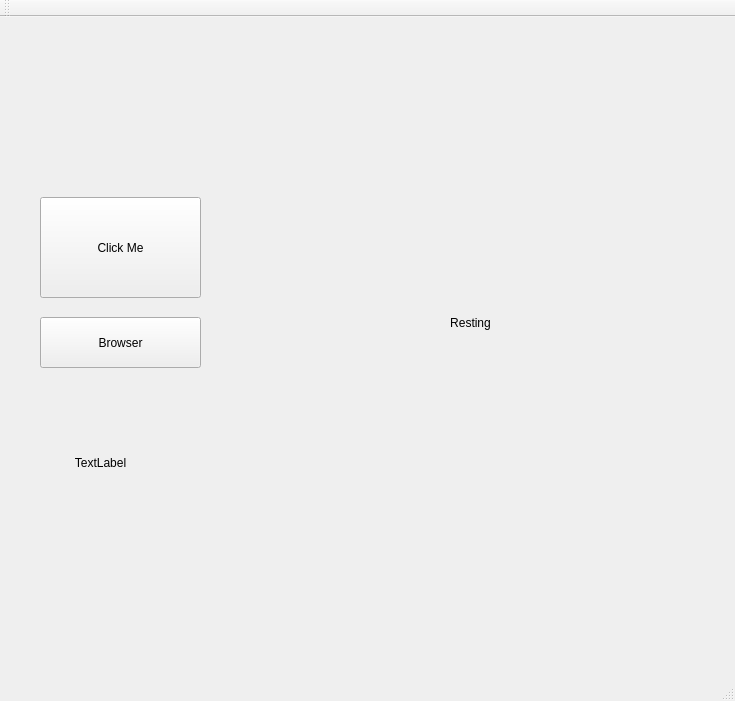
<?xml version="1.0" encoding="UTF-8"?>
<ui version="4.0">
 <class>QtDataGeneratorClass</class>
 <widget class="QMainWindow" name="QtDataGeneratorClass">
  <property name="geometry">
   <rect>
    <x>0</x>
    <y>0</y>
    <width>735</width>
    <height>701</height>
   </rect>
  </property>
  <property name="windowTitle">
   <string>QtDataGenerator</string>
  </property>
  <widget class="QWidget" name="centralWidget">
   <widget class="QPushButton" name="btn_1">
    <property name="geometry">
     <rect>
      <x>40</x>
      <y>180</y>
      <width>161</width>
      <height>101</height>
     </rect>
    </property>
    <property name="text">
     <string>Click Me</string>
    </property>
   </widget>
   <widget class="QLabel" name="lbl_1">
    <property name="geometry">
     <rect>
      <x>270</x>
      <y>100</y>
      <width>401</width>
      <height>411</height>
     </rect>
    </property>
    <property name="layoutDirection">
     <enum>Qt::LeftToRight</enum>
    </property>
    <property name="text">
     <string>Resting</string>
    </property>
    <property name="alignment">
     <set>Qt::AlignCenter</set>
    </property>
   </widget>
   <widget class="QLabel" name="lbl_2">
    <property name="geometry">
     <rect>
      <x>50</x>
      <y>400</y>
      <width>101</width>
      <height>91</height>
     </rect>
    </property>
    <property name="text">
     <string>TextLabel</string>
    </property>
    <property name="alignment">
     <set>Qt::AlignCenter</set>
    </property>
   </widget>
   <widget class="QPushButton" name="btn_browser">
    <property name="geometry">
     <rect>
      <x>40</x>
      <y>300</y>
      <width>161</width>
      <height>51</height>
     </rect>
    </property>
    <property name="text">
     <string>Browser</string>
    </property>
   </widget>
  </widget>
  <widget class="QMenuBar" name="menuBar">
   <property name="geometry">
    <rect>
     <x>0</x>
     <y>0</y>
     <width>735</width>
     <height>21</height>
    </rect>
   </property>
  </widget>
  <widget class="QToolBar" name="mainToolBar">
   <attribute name="toolBarArea">
    <enum>TopToolBarArea</enum>
   </attribute>
   <attribute name="toolBarBreak">
    <bool>false</bool>
   </attribute>
  </widget>
  <widget class="QStatusBar" name="statusBar"/>
 </widget>
 <layoutdefault spacing="6" margin="11"/>
 <resources>
  <include location="qtdatagenerator.qrc"/>
 </resources>
 <connections/>
</ui>
